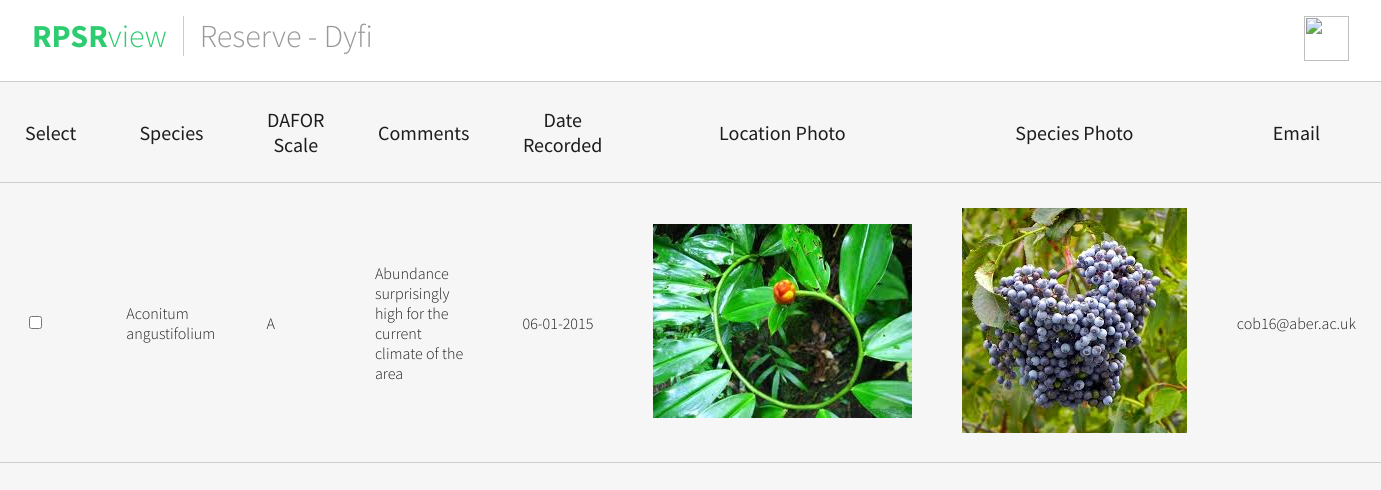
The page /RPSView/public_html/records.php?reserve=4 on the database its author committed.
### tables this page shows
CREATE TABLE IF NOT EXISTS `Reserves` (
`reserve_ID` int(11) NOT NULL,
  `reserve_name` varchar(80) NOT NULL,
  `latitude` int(11) NOT NULL DEFAULT '0',
  `longitude` int(11) NOT NULL DEFAULT '0'
);

CREATE TABLE IF NOT EXISTS `Recordings` (
`ID` int(11) NOT NULL,
  `species` int(11) NOT NULL,
  `DAFOR` char(1) NOT NULL,
  `comments` text,
  `date_recorded` date NOT NULL,
  `photo_path_general` text NOT NULL,
  `photo_path_species` text NOT NULL,
  `Email` varchar(80) NOT NULL,
  `reserve_name` int(11) NOT NULL
);

CREATE TABLE IF NOT EXISTS `Species` (
`species_id` int(11) NOT NULL,
  `Species` varchar(82) NOT NULL,
  `Common Name` varchar(33) DEFAULT NULL
);

### RPSView/public_html/records.php (the view, shortened to what this page needs)
<!DOCTYPE html>
<html>
<head>
		<link rel="stylesheet" type="text/css" href="style221.css" />
</head>
<body>
		<?php
		$reserve_name = (int) $_GET["reserve"];
		$host = 'localhost';
		$user = 'tkek';
		$pass = 'topkek3';
		$database = 'cb-group-project';
		$conn = new mysqli($host, $user, $pass, $database);
		if(!$conn->connect_errno > 0){
			$res = <<<SQL
			SELECT *
			FROM `Recordings`
			WHERE $reserve_name = reserve_name
SQL;
			$dopefish = <<<SQL
			SELECT *
			FROM `Species`
SQL;
			$fishsticks = <<<SQL
			SELECT *
			FROM `Reserves`
SQL;
			if(!$res = $conn->query($res)){
				die('There was an error running the query :)');
			}
			if(!$fishsticks = $conn->query($fishsticks)) {
				die('there was an error running the query :(');
			}
			if(!$dopefish = $conn->query($dopefish)) {
				die('there was an error running the query :(');
			}
		echo '<div class="header">';
			echo '<h1><a href="https://cormacbrady.info/~tkek"><strong>RPSR</strong>view</a></h1>';
			while ($b = $fishsticks->fetch_assoc()) {
						if ($reserve_name == $b["reserve_ID"]) {
							echo '<p>Reserve - ' . ucwords($b["reserve_name"]) . '</p>';
						}
					}
			echo '<a class="gitlogo" href="https://github.com/cob16/cs-221-group-project"> <img src="https://assets-cdn.github.com/images/modules/logos_page/GitHub-Mark.png" height="45" width="45"></a>';
		echo '</div>';
		echo '<div class="container">';
			echo '<table cellpadding="25">';
			echo '<thead>';
			echo '<tr>';
			echo '<th>Select</th>';
			echo '<th>Species</th>';
			echo '<th>DAFOR Scale</th>';
			echo '<th>Comments</th>';
			echo '<th>Date Recorded</th>';
			echo '<th>Location Photo</th>';
			echo '<th>Species Photo</th>';
			echo '<th>Email</th>';
			echo '</tr>';
			while ($a = $res->fetch_assoc()) {
				echo '<tr>';
				echo '<td><input type="checkbox"></td>';
				 $specNumber = $a["species"];
				 while ($c = $dopefish->fetch_assoc()) {
				 	if ($specNumber == $c["species_id"]) {
				 		echo '<td>' . $c["Species"] . '</td>';
				 		break;
				 	}
				 }
				echo '<td>' . $a["DAFOR"] . '</td>';
				echo '<td>' . $a["comments"] . '</td>';
				$fixedDate = date("d-m-Y", strtotime($a["date_recorded"]));
				echo '<td>' . $fixedDate . '</td>';
				echo '<td><img src="' . $a["photo_path_general"] . '"></td>';
				echo '<td><img src="' . $a["photo_path_species"] . '"</td>';
				echo '<td>' . $a["Email"] . '</td>';
				echo '</tr>';
			}
			echo '</table>';
		}
		else
		{
			echo "connection error";
		}
		?>
</div>
</body>
</html>

### RPSView/public_html/style221.css (style rules this page uses)
body { font-family: 'Source Sans Pro', sans-serif; background-color: #F6F6F6; margin-left: 0%; margin-right: 0%; margin-top: 0; }
a { color: #2ecc71; text-decoration: none; }
.header { background: #fff; border-bottom: 1px solid #ccc; padding: 1rem 2rem; text-align: center; overflow: hidden; }
.header h1, .header p { margin: 0; font-size: 2rem; float: left; font-weight: 300; }
.header p { color: #999; font-weight: 300; margin-left: 1rem; padding-left: 1rem; border-left: 1px solid #ccc; }
.gitlogo { float: right; }
table { border-collapse: collapse; margin: 0 auto; }
table td { border-top: solid #ccc; border-width: 1px; border-bottom: solid #ccc; border-width: 1px; overflow: hidden; color: #1e1d1d; font-weight: 300; }
table th { color: #1e1d1d; font-weight: 400; font-size: 1.25rem; }

### rows shown on the page
reserves: reserve_name "Dyfi"
recordings: DAFOR "A", comments "Abundance surprisingly high for the current climate of the area", date_recorded "06-01-2015", photo_path_general (picture), photo_path_species (picture), Email "cob16@aber.ac.uk"
species: Species "Aconitum angustifolium"
